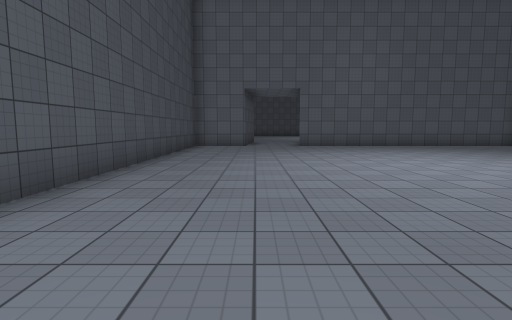
[1] (above)

17 first-person views from a walk through a 3-D level made in the Unity game engine. The camera is 1.4 m above the floor, tilts 6° down and sees 80° across. The floor is counted in squares, 2 m on a side. Each view is taken from the middle of a square. On the plan, view 1 faces up. The plan holds only what a view shows up to about 10 squares ahead; the rest is blank. The place goes on beyond the plan. Surface patterns are stand-ins for the level's own textures.

[2]
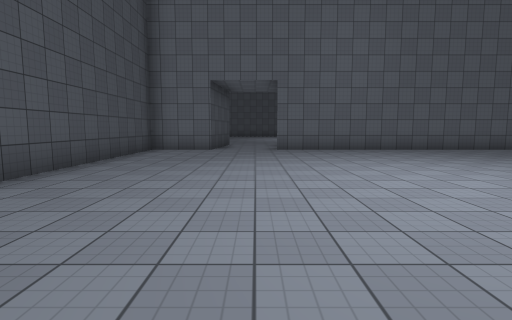

[3]
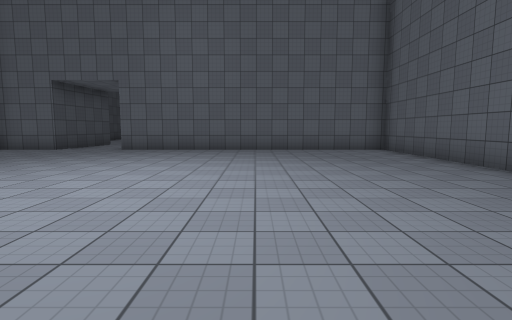

[4]
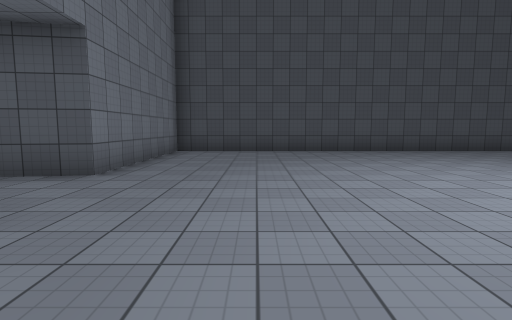

[5]
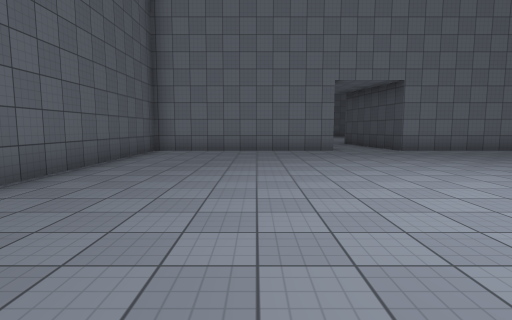

[6]
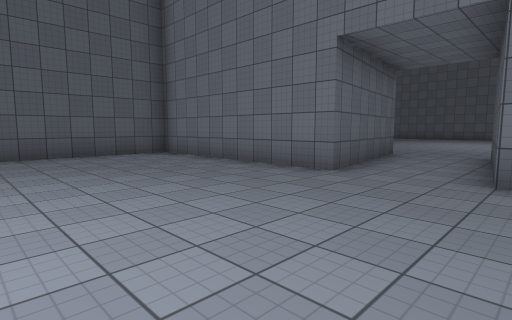

[7]
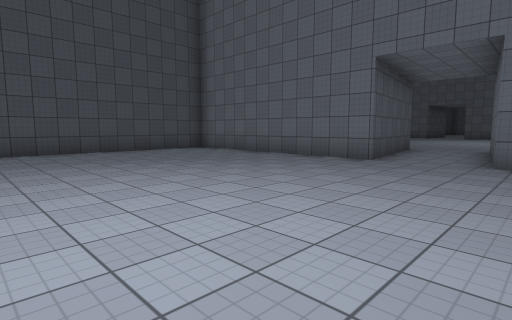

[8]
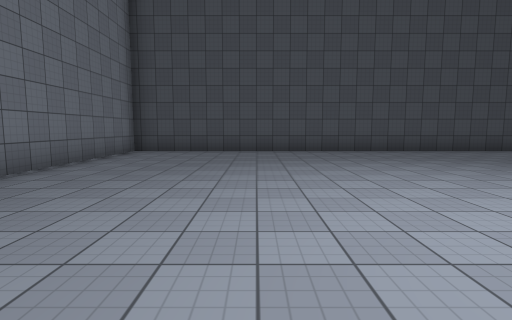

[9]
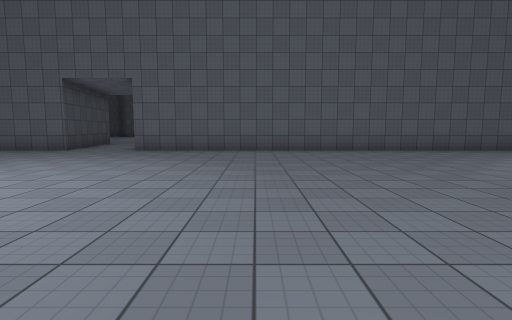

[10]
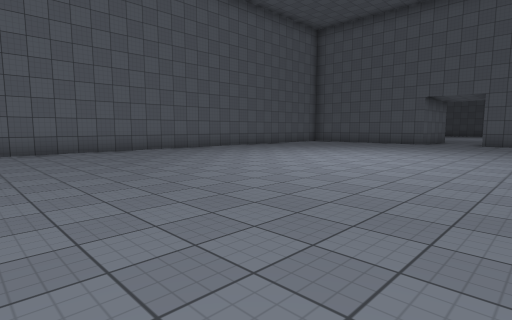

[11]
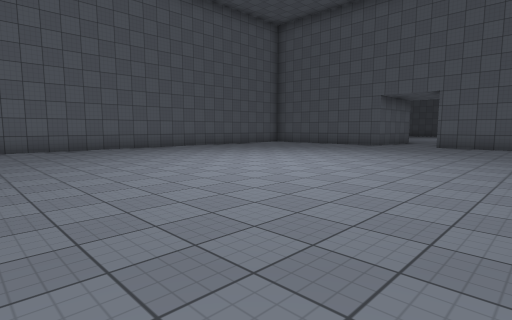

[12]
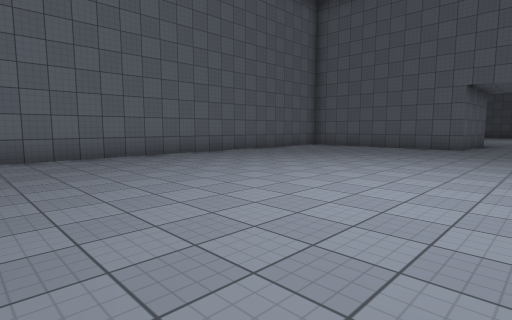

[13]
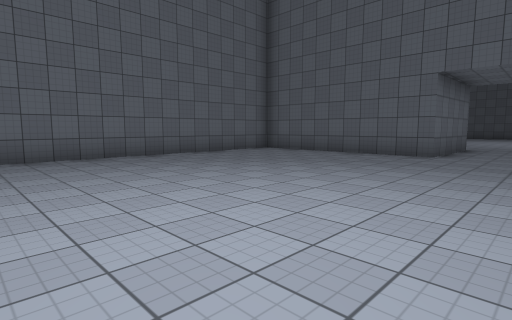

[14]
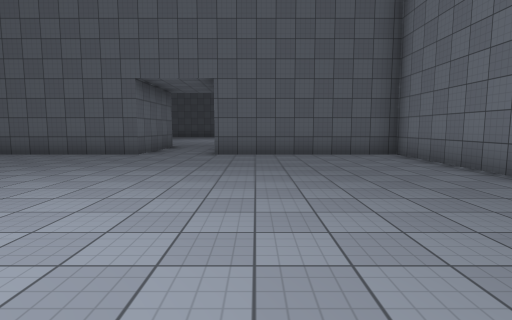

[15]
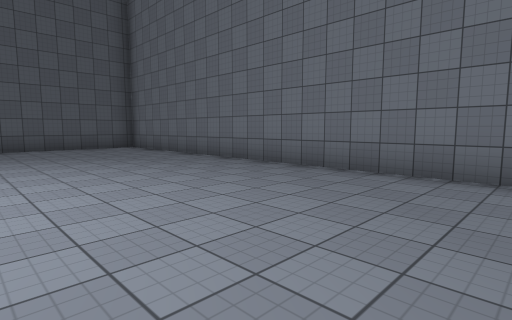

[16]
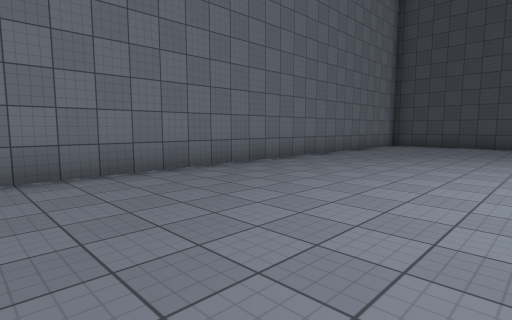

[17]
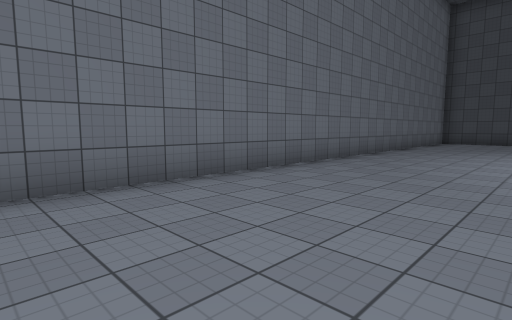

### Floor plan
Points are (right, up) in squares from view 1. A wall is a line through its corners. A room is listed if a view was taken in it or the views show most of it. See-through windows are left out.
Room 1 (views 1, 2, 3, 4, 5, 6)
walls: (-0.4, 11.8) (-2.4, 11.8) (-2.4, -0.4) (2.5, -0.4) (2.8, -2.6); (10.1, 6.9) (10.1, 11.8) (1.6, 11.8); (4.9, -2.3) (4.6, -0.4) (10.1, -0.4) (10.1, 5.4)
ways out: opening at (4, -3) to room 2
Room 2 (views 7, 8, 9, 10, 11, 12, 13, 14, 15, 16, 17)
walls: (13.4, -16.7) (24.1, -16.7) (24.1, -11.9); (2.8, -2.6) (3.1, -4.5) (-1.7, -4.5); (22.8, -4.5) (5.2, -4.5) (4.9, -2.3); (24.1, -9.9) (24.1, -5.9); (-3.3, -5.1) (-3.3, -16.7) (11.8, -16.7)
ways out: opening at (4, -3) to room 1; opening at (25, -11)

Positions as (right, up) in squares from view 1, and headings:
1: (0, 0), facing up
2: (1, 2), facing up
3: (6, 2), facing up
4: (7, 2), facing left
5: (7, 9), facing down
6: (2, 4), facing down-right
7: (6, -11), facing up-left
8: (6, -13), facing left
9: (9, -14), facing up
10: (10, -14), facing up-right
11: (12, -15), facing up-right
12: (13, -12), facing up-right
13: (16, -12), facing up-right
14: (16, -13), facing right
15: (13, -12), facing down-right
16: (9, -12), facing down-left
17: (12, -13), facing down-left
